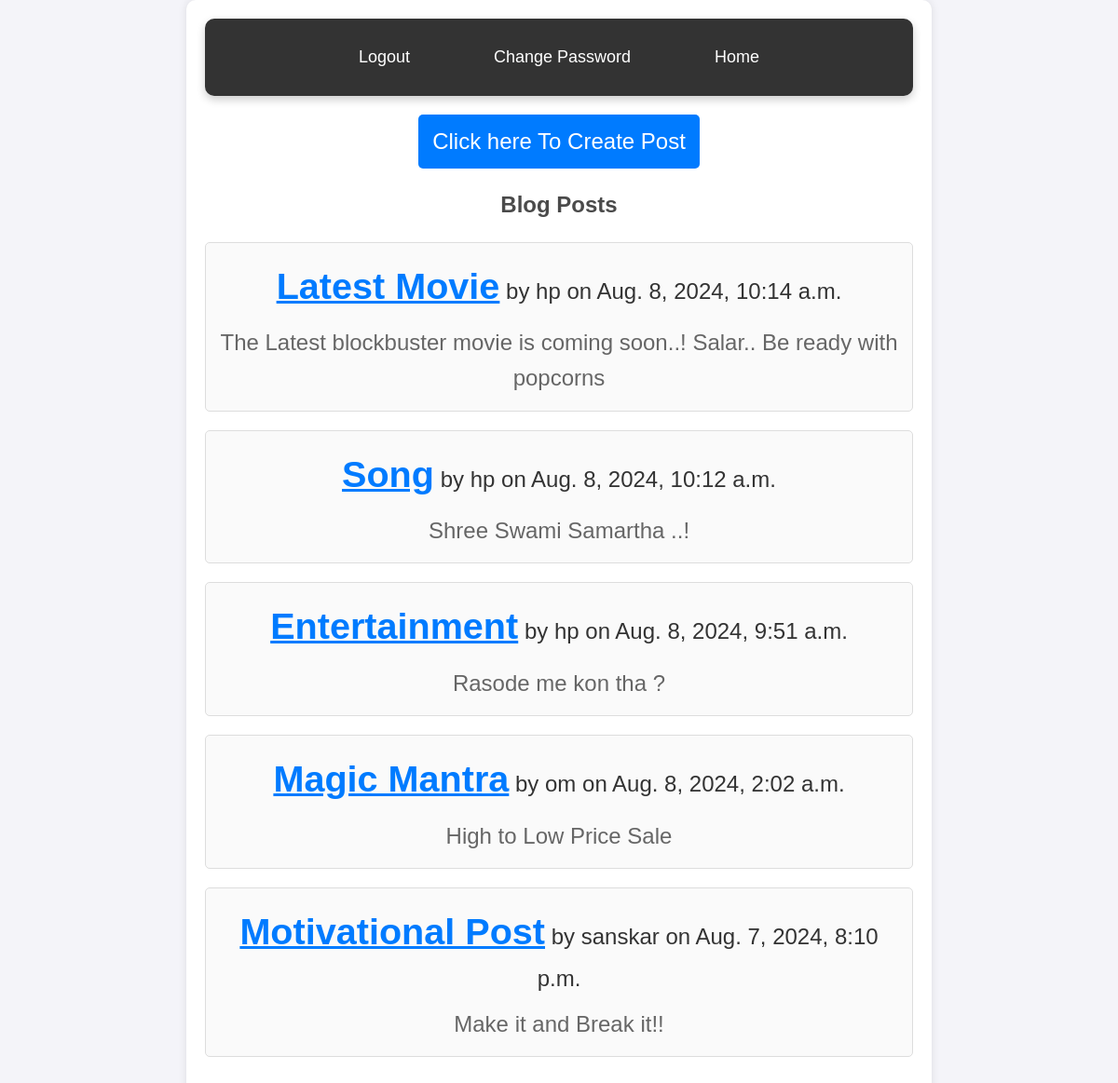
Screenshot of / (signed in) with the database file from the repository.
### blog/models.py (models this page shows, shortened)
class Post(models.Model):
    STATUS_CHOICES = (
        ('draft', 'Draft'),
        ('published', 'Published'),
    )
    title = models.CharField(max_length=200)
    content = models.TextField()
    author = models.ForeignKey(User, on_delete=models.CASCADE)
    created_at = models.DateTimeField(auto_now_add=True)
    updated_at = models.DateTimeField(auto_now=True)
    status = models.CharField(max_length=10, choices=STATUS_CHOICES, default='draft')
    likes = models.ManyToManyField(User, related_name='post_likes')

### blog/views.py (the view)
# urls.py: path("", views.uhome, name="uhome"),
def uhome(request):
    if request.user.is_authenticated:
        posts = Post.objects.filter(status='published').order_by('-created_at')
        return render(request, 'blog/post_list.html', {'posts': posts})
    else:
        return redirect("ulogin")

### blog/templates/blog/post_list.html (shortened to what this page needs)
{% extends 'blog/base.html' %}
{% block content %}
<a href="post/new" class="create-post-btn">Click here To Create Post</a>
<br/>
<h2>Blog Posts</h2>
<ul>
    {% for post in posts %}
    <li>
        <a id="anch" href="{% url 'post_detail' post.pk %}">{{ post.title }}</a>
        <small><small><small><small>by {{ post.author }} on {{ post.created_at }} </small></small></small></small>
        <p>{{ post.content|truncatewords:30 }}</p>
    </li>
    {% endfor %}
</ul>
{% endblock %}

### blog/templates/blog/base.html (style rules this page uses)
* { box-sizing: border-box; font-family: 'Arial', sans-serif; margin: 0; padding: 0; }
body { background-color: #eaeaea; color: #333; line-height: 1.6; padding: 20px; }
@media (min-width: 768px) { * { font-size: 20px; } }
@media (min-width: 992px) { * { font-size: 22px; } }
@media (min-width: 1200px) { * { font-size: 24px; } }

### blog/templates/blog/post_list.html (style rules this page uses)
body, h2, ul, li, a, p { margin: 0; padding: 0; box-sizing: border-box; }
body { font-family: 'Arial', sans-serif; background-color: #f4f4f9; color: #333; }
h2 { margin-bottom: 20px; font-size: 24px; color: #4a4a4a; }
a { color: #007bff; text-decoration: none; }
ul { list-style: none; padding: 0; }
li { margin-bottom: 20px; padding: 15px; border: 1px solid #ddd; border-radius: 5px; background-color: #fafafa; }
li a { font-size: 2.1vw; font-weight: bold; }
li p { margin-top: 10px; color: #666; }
a.create-post-btn { display: inline-block; margin-bottom: 20px; padding: 10px 15px; background-color: #007bff; color: #fff; border-radius: 5px; text-align: center; text-decoration: none; }
#anch { font-size:3.3vw; text-decoration: underline; }

### rows the page displays
Post: title "Latest Movie", author "hp", created_at "Aug. 8, 2024, 10:14 a.m.", content "The Latest blockbuster movie is coming soon..! Salar.. Be ready with popcorns"
Post: title "Song", author "hp", created_at "Aug. 8, 2024, 10:12 a.m.", content "Shree Swami Samartha ..!"
Post: title "Entertainment", author "hp", created_at "Aug. 8, 2024, 9:51 a.m.", content "Rasode me kon tha ?"
Post: title "Magic Mantra", author "om", created_at "Aug. 8, 2024, 2:02 a.m.", content "High to Low Price Sale"
Post: title "Motivational Post", author "sanskar", created_at "Aug. 7, 2024, 8:10 p.m.", content "Make it and Break it!!"
